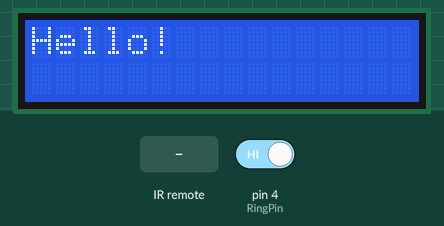
A sketch run on a simulated Arduino Uno, built with avr-gcc and run on an emulated ATmega328P. Parts: 16×2 character LCD. The test bench sets the inputs (shaded band); at power-on: pin 4 (RingPin) HIGH. The modem accepts every AT command (registered, SIM ready, sends succeed) and sends nothing else; what the sketch prints to the serial monitor is not drawn.

Above: at 1.5 s.
1.6 s: pin 4 (RingPin) driven LOW
At 1.61 s:
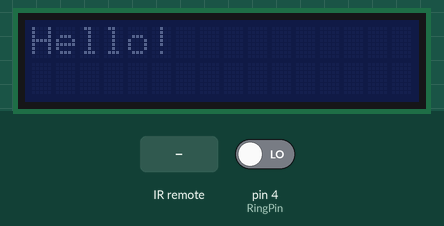
3.5 s: infrared code 0xFF9867 received
At 5.81 s:
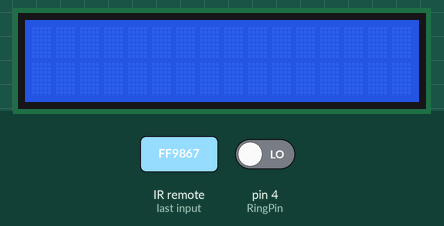
6.5 s: infrared code 0xFFB04F received
9.4 s: pin 4 (RingPin) driven HIGH
Timing chart, 0 to 11.9 s (numbered marks = the images above; inputs shaded):
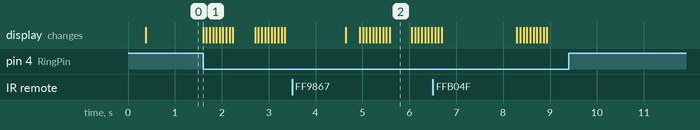

The sketch:

Test_IR.ino
```cpp
#include <Wire.h>
#include <LiquidCrystal_I2C.h>
#include "IRremote2.h"
#include <SoftwareSerial.h>

#define MAX_DG 15
LiquidCrystal_I2C lcd(0x27, 16, 2);
IRrecv irrecv(11); // Указываем пин, к которому подключен приемник
decode_results results;

String num;
byte pos;

#define rxPin 2
#define txPin 3

#define RingPin 4

SoftwareSerial mySerial(rxPin, txPin); // RX, TX

String stringOne = "ATD=";
String answ;

void setup()
{

  lcd.begin();
  Serial.begin(9600); // Выставляем скорость COM порта
  irrecv.enableIRIn(); // Запускаем прием

  pinMode(rxPin, INPUT);
  pinMode(txPin, OUTPUT);
  pinMode(RingPin, INPUT);


  mySerial.begin(9600);

  Serial.println("Start program");

  delay(300);
	// initialize the LCD


	// Turn on the blacklight and print a message.
  lcd.backlight();
  lcd.clear();
  lcd.print("Hello!");


}

void loop() {
  if (irrecv.decode(&results)) // Если данные пришли
  {
    #ifdef DEBUG
  Serial.println(results.value, HEX); // Отправляем полученную данную в консоль
    #endif

    pos = num.length();
    switch (results.value) {
      case 0xFF9867 : // button 100+
        mySerial.println("AT");

       #ifdef DEBUG
         Serial.print("AT");
       #endif

        Serial.println("Answer=");
        delay(800);
        while(mySerial.available())
        {
          Serial.print((char)(mySerial.read()));
        }
        Serial.println(" ");
        break;
      case 0xFFB04F :  // button 200+
        #ifdef DEBUG
          Serial.println("AT+CREG?");  // Chaeck status module
        #endif

        mySerial.println("AT+CREG?");

        Serial.println("Answer=");
        delay(800);
        while(mySerial.available())
        {

          Serial.print((char)(mySerial.read()));

        }
        Serial.println(" ");
        break;


      case  0xFF6897 :
        if(pos<MAX_DG) num+='0';
        break;
       case 0xFF30CF :
        if(pos<MAX_DG) num+='1';
        break;
      case 0xFF18E7 :
        if(pos<MAX_DG) num+='2';
        break;
      case 0xFF7A85 :
        //Serial.println("button 3");
        if(pos<MAX_DG) num+='3';
        break;
      case 0xFF10EF :
        //Serial.println("button 4");
        if(pos<MAX_DG) num+='4';
        break;
      case 0xFF38C7 :
        //Serial.println("button 5");
        if(pos<MAX_DG) num+='5';
        break;
      case 0xFF5AA5 :
        //Serial.println("button 6");
        if(pos<MAX_DG) num+='6';
        break;
      case 0xFF42BD :
        //Serial.println("button 7");
        if(pos<MAX_DG) num+='7';
        break;
      case 0xFF4AB5 :
        //Serial.println("button 8");
        if(pos<MAX_DG) num+='8';
        break;
      case 0xFF52AD :
        //Serial.println("button 9");
        if(pos<MAX_DG) num+='9';
        break;
      case 0xFFC23D : // button PLAY
       {
        stringOne = "ATD"+num+";";

        #ifdef DEBUG
            Serial.println("Calling...");
            Serial.println(stringOne);
        #endif

        lcd.setCursor(0,1);
        lcd.print("Calling...!");

        mySerial.println(stringOne);
        Serial.println("Answer=");
        delay(500);
        while(mySerial.available())
        {
          Serial.print((char)(mySerial.read()));
       }
        Serial.println(" ");
        break;

       }
      case 0xFF906F : // button EQ
       {
         if(pos>=0) num.remove(pos-1);
         break;
       }
      case 0xFFA857 :   // press button +
        if(pos<MAX_DG) num+='+';
        break;
      case 0xFFE21D :  // press button ???
        Serial.println("Cancel");
        Serial.println("ATH");
        mySerial.println("ATH");

        lcd.setCursor(0,1);
        lcd.print("Cancel     ");
        break;
    }

    lcd.home();
    lcd.print("                ");
    lcd.home();
    lcd.print(num);

    #ifdef DEBUG

      Serial.print("number=");
      Serial.println(num);
    #endif

    irrecv.resume(); // Принимаем следующую команду
    delay(300);
  }  // end if recieve data from IR sensor


  if (digitalRead(RingPin)==0)   // check pin RING
  {
    int i;
    for(i=0;i<5;i++)
    {
      lcd.noBacklight();
      delay(70);
      lcd.backlight();
      delay(70);
    }
    delay(400);
  }
}
```

Measured:
- after the input at 1.6 s, the display: changes at once (image 1)
- after the input at 3.5 s, the display: changes after 1.1 s (image 2)
- after the input at 9.4 s, every drawn part: stays the same
- what the display in image 2 shows lasts 0.5 s, from 5.6 s to 6.1 s
